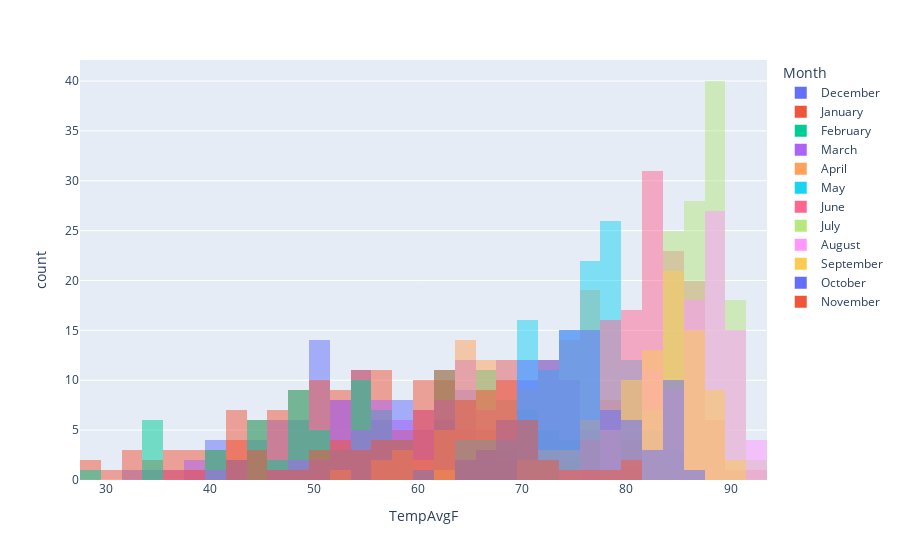

Write notebook code for a chart like this one.
### Markdown cell above
The previous plot stacks the histograms on top of each other. We can also display the individual distributions of each month by passing in the `barmode` parameter and setting it to `overlay`.

**Step 3.2** Create a histogram with the distribution of the `TempAvgF` in the `weather` dataset based on the month. Set the `barmode` parameter to `overlay`.<br>

### Code cell
#create a histogram with plotly express that shows the color for each subscription type
fig = px.histogram(data_frame=weather, x='TempAvgF', color='Month', barmode='overlay')
fig.show()

### Figure 1 — Plotly figure (JSON) as saved in the notebook; plotly's stock layout.template omitted (floating-point values rounded to 4 significant figures)
{"data": [{"alignmentgroup": "True", "bingroup": "x", "hovertemplate": "Month=December<br>TempAvgF=%{x}<br>count=%{y}<extra></extra>", "legendgroup": "December", "marker": {"color": "#636efa", "opacity": 0.5, "pattern": {"shape": ""}}, "name": "December", "offsetgroup": "December", "orientation": "v", "showlegend": true, "type": "histogram", "x": [60, 48, 45, 46, 50, 48, 53, 51, 50, 40, 46, 54, 45, 54, 62, 69, 62, 54, 58, 56, 57, 62, 65, 65, 68, 63, 55, 51, 55, 53, 52, 53, 67, 51, 46, 49, 64, 54, 40, 49, 43, 39, 53, 55, 52, 50, 51, 57, 57, 59, 62, 65, 66, 73, 60, 59, 64, 55, 54, 46, 51, 59, 65, 64, 67, 63, 61, 74, 55, 41, 43, 49, 46, 53, 58, 51, 51, 50, 51, 48, 44, 40, 44, 59, 57, 64, 50, 50, 59, 55, 32, 34, 47, 57, 59, 60, 72, 74, 77, 69, 73, 60, 52, 64], "xaxis": "x", "yaxis": "y"}, {"alignmentgroup": "True", "bingroup": "x", "hovertemplate": "Month=January<br>TempAvgF=%{x}<br>count=%{y}<extra></extra>", "legendgroup": "January", "marker": {"color": "#EF553B", "opacity": 0.5, "pattern": {"shape": ""}}, "name": "January", "offsetgroup": "January", "orientation": "v", "showlegend": true, "type": "histogram", "x": [54, 44, 43, 57, 47, 29, 35, 47, 62, 65, 62, 57, 57, 57, 52, 56, 54, 54, 59, 64, 51, 54, 42, 33, 48, 60, 47, 33, 38, 48, 68, 37, 41, 51, 43, 41, 54, 41, 30, 36, 34, 42, 43, 39, 39, 49, 51, 54, 59, 56, 61, 53, 47, 45, 50, 57, 60, 67, 62, 66, 53, 56, 46, 45, 52, 48, 46, 50, 61, 55, 48, 42, 45, 50, 52, 59, 59, 54, 45, 48, 56, 51, 54, 46, 44, 53, 66, 51, 48, 52, 57, 62, 72, 63, 64, 60, 42, 49, 29, 32, 37, 57, 69, 70, 74, 67, 52, 62, 64, 54, 52, 62, 62, 65, 62, 61, 67, 59, 50, 48, 50, 55, 63, 61], "xaxis": "x", "yaxis": "y"}, {"alignmentgroup": "True", "bingroup": "x", "hovertemplate": "Month=February<br>TempAvgF=%{x}<br>count=%{y}<extra></extra>", "legendgroup": "February", "marker": {"color": "#00cc96", "opacity": 0.5, "pattern": {"shape": ""}}, "name": "February", "offsetgroup": "February", "orientation": "v", "showlegend": true, "type": "histogram", "x": [66, 45, 40, 53, 40, 29, 34, 51, 59, 48, 35, 45, 51, 67, 59, 68, 70, 69, 73, 70, 57, 63, 74, 66, 62, 44, 45, 62, 59, 41, 42, 49, 45, 49, 55, 68, 68, 64, 65, 53, 55, 63, 63, 51, 45, 49, 54, 65, 67, 47, 34, 34, 49, 43, 34, 34, 66, 62, 49, 47, 48, 51, 50, 56, 57, 56, 68, 63, 64, 66, 62, 63, 63, 67, 73, 71, 68, 65, 54, 54, 54, 53, 58, 67, 70, 67, 55, 49, 49, 62, 73, 71, 69, 56, 65, 76, 73, 71, 57, 54, 55, 64, 74, 71, 64, 67, 69, 73, 67, 54, 57, 74, 75], "xaxis": "x", "yaxis": "y"}, {"alignmentgroup": "True", "bingroup": "x", "hovertemplate": "Month=March<br>TempAvgF=%{x}<br>count=%{y}<extra></extra>", "legendgroup": "March", "marker": {"color": "#ab63fa", "opacity": 0.5, "pattern": {"shape": ""}}, "name": "March", "offsetgroup": "March", "orientation": "v", "showlegend": true, "type": "histogram", "x": [68, 51, 36, 40, 46, 54, 53, 52, 49, 61, 70, 60, 52, 62, 68, 56, 55, 65, 62, 59, 67, 69, 54, 58, 57, 60, 72, 76, 64, 62, 73, 39, 42, 52, 52, 39, 42, 49, 51, 52, 57, 57, 63, 66, 66, 60, 65, 70, 71, 73, 64, 58, 68, 66, 71, 73, 62, 64, 66, 71, 72, 74, 70, 64, 73, 61, 68, 68, 70, 76, 65, 61, 65, 66, 71, 73, 80, 71, 73, 68, 55, 53, 52, 62, 74, 59, 57, 61, 65, 62, 64, 73, 76, 64, 58, 56, 57, 66, 76, 69, 68, 74, 73, 64, 55, 58, 57, 62, 69, 74, 75, 75, 75, 74, 76, 75, 72, 69, 75, 78, 78, 72, 68, 71], "xaxis": "x", "yaxis": "y"}, {"alignmentgroup": "True", "bingroup": "x", "hovertemplate": "Month=April<br>TempAvgF=%{x}<br>count=%{y}<extra></extra>", "legendgroup": "April", "marker": {"color": "#FFA15A", "opacity": 0.5, "pattern": {"shape": ""}}, "name": "April", "offsetgroup": "April", "orientation": "v", "showlegend": true, "type": "histogram", "x": [76, 76, 77, 64, 60, 57, 62, 64, 65, 72, 73, 75, 73, 58, 52, 57, 62, 69, 66, 68, 74, 75, 73, 78, 76, 77, 85, 80, 72, 66, 76, 76, 76, 63, 64, 75, 78, 74, 79, 65, 65, 75, 76, 67, 69, 74, 71, 66, 73, 64, 66, 74, 77, 77, 82, 78, 74, 59, 63, 67, 59, 60, 62, 68, 68, 69, 67, 68, 68, 72, 80, 68, 65, 66, 67, 70, 71, 69, 72, 71, 72, 72, 69, 71, 79, 79, 76, 75, 80, 76, 71, 67, 70, 75, 64, 64, 67, 69, 74, 76, 67, 70, 75, 75, 76, 77, 72, 72, 77, 79, 80, 65, 64, 65, 76, 77, 70, 83, 79, 65], "xaxis": "x", "yaxis": "y"}, {"alignmentgroup": "True", "bingroup": "x", "hovertemplate": "Month=May<br>TempAvgF=%{x}<br>count=%{y}<extra></extra>", "legendgroup": "May", "marker": {"color": "#19d3f3", "opacity": 0.5, "pattern": {"shape": ""}}, "name": "May", "offsetgroup": "May", "orientation": "v", "showlegend": true, "type": "histogram", "x": [65, 70, 76, 76, 76, 76, 79, 79, 76, 76, 83, 72, 61, 64, 65, 74, 73, 74, 76, 78, 80, 79, 78, 78, 80, 70, 68, 76, 78, 81, 82, 70, 71, 71, 75, 75, 79, 78, 76, 79, 82, 74, 67, 67, 78, 72, 77, 75, 81, 82, 81, 69, 70, 77, 73, 74, 78, 76, 78, 77, 79, 77, 72, 64, 67, 71, 74, 71, 73, 70, 77, 79, 76, 76, 79, 72, 67, 74, 74, 71, 69, 73, 77, 80, 78, 81, 82, 79, 71, 78, 79, 78, 75, 71, 77, 80, 70, 71, 73, 75, 74, 71, 77, 80, 76, 74, 78, 80, 78, 80, 84, 85, 75, 70, 69, 72, 72, 78, 84, 87, 80, 78, 78, 77], "xaxis": "x", "yaxis": "y"}, {"alignmentgroup": "True", "bingroup": "x", "hovertemplate": "Month=June<br>TempAvgF=%{x}<br>count=%{y}<extra></extra>", "legendgroup": "June", "marker": {"color": "#FF6692", "opacity": 0.5, "pattern": {"shape": ""}}, "name": "June", "offsetgroup": "June", "orientation": "v", "showlegend": true, "type": "histogram", "x": [80, 83, 83, 83, 83, 83, 83, 83, 77, 78, 80, 80, 79, 92, 83, 84, 84, 85, 84, 83, 84, 83, 78, 84, 80, 80, 83, 86, 86, 87, 76, 79, 78, 78, 80, 80, 81, 82, 84, 83, 84, 84, 85, 79, 82, 78, 81, 82, 78, 78, 79, 81, 84, 83, 83, 85, 83, 82, 84, 84, 78, 76, 75, 77, 78, 80, 81, 81, 82, 80, 85, 86, 85, 86, 87, 86, 87, 86, 86, 85, 86, 86, 85, 84, 83, 86, 86, 87, 84, 85, 78, 83, 82, 80, 78, 81, 83, 83, 82, 82, 83, 85, 87, 87, 88, 88, 89, 89, 84, 87, 86, 88, 91, 79, 83, 82, 81, 82, 87, 89], "xaxis": "x", "yaxis": "y"}, {"alignmentgroup": "True", "bingroup": "x", "hovertemplate": "Month=July<br>TempAvgF=%{x}<br>count=%{y}<extra></extra>", "legendgroup": "July", "marker": {"color": "#B6E880", "opacity": 0.5, "pattern": {"shape": ""}}, "name": "July", "offsetgroup": "July", "orientation": "v", "showlegend": true, "type": "histogram", "x": [86, 85, 84, 82, 82, 84, 85, 86, 85, 84, 83, 85, 87, 88, 83, 84, 82, 75, 78, 84, 87, 86, 86, 84, 86, 87, 87, 87, 87, 86, 87, 81, 81, 84, 84, 84, 84, 85, 85, 85, 84, 83, 84, 86, 86, 85, 85, 86, 88, 87, 86, 86, 87, 88, 88, 87, 87, 89, 89, 89, 88, 90, 85, 87, 88, 90, 89, 90, 89, 90, 89, 87, 90, 89, 91, 89, 90, 88, 88, 89, 89, 89, 89, 89, 90, 90, 89, 84, 83, 86, 85, 87, 88, 89, 89, 88, 90, 89, 89, 87, 88, 89, 88, 89, 89, 90, 89, 87, 84, 88, 88, 89, 90, 91, 90, 90, 89, 91, 91, 89, 91, 92, 93, 88], "xaxis": "x", "yaxis": "y"}, {"alignmentgroup": "True", "bingroup": "x", "hovertemplate": "Month=August<br>TempAvgF=%{x}<br>count=%{y}<extra></extra>", "legendgroup": "August", "marker": {"color": "#FF97FF", "opacity": 0.5, "pattern": {"shape": ""}}, "name": "August", "offsetgroup": "August", "orientation": "v", "showlegend": true, "type": "histogram", "x": [82, 79, 83, 83, 85, 88, 90, 89, 89, 89, 89, 87, 83, 84, 88, 91, 90, 90, 87, 90, 92, 91, 88, 89, 89, 89, 87, 88, 87, 85, 87, 86, 88, 87, 89, 90, 90, 89, 90, 89, 90, 90, 92, 91, 90, 89, 87, 86, 88, 89, 79, 82, 87, 89, 89, 89, 86, 86, 85, 83, 86, 86, 87, 87, 88, 88, 89, 89, 89, 89, 91, 92, 90, 92, 87, 78, 74, 77, 80, 81, 84, 78, 78, 83, 86, 85, 84, 84, 82, 83, 82, 83, 84], "xaxis": "x", "yaxis": "y"}, {"alignmentgroup": "True", "bingroup": "x", "hovertemplate": "Month=September<br>TempAvgF=%{x}<br>count=%{y}<extra></extra>", "legendgroup": "September", "marker": {"color": "#FECB52", "opacity": 0.5, "pattern": {"shape": ""}}, "name": "September", "offsetgroup": "September", "orientation": "v", "showlegend": true, "type": "histogram", "x": [90, 88, 88, 86, 87, 86, 82, 84, 86, 88, 89, 81, 63, 71, 79, 84, 83, 81, 80, 82, 81, 81, 76, 72, 73, 76, 74, 77, 78, 78, 84, 83, 84, 88, 90, 88, 88, 88, 84, 84, 84, 80, 77, 77, 84, 84, 86, 86, 85, 82, 84, 84, 81, 82, 84, 82, 81, 79, 81, 83, 86, 84, 83, 84, 84, 86, 87, 86, 86, 82, 81, 82, 84, 84, 83, 85, 85, 87, 88, 87, 86, 82, 85, 87, 79, 70, 74, 77, 75, 72], "xaxis": "x", "yaxis": "y"}, {"alignmentgroup": "True", "bingroup": "x", "hovertemplate": "Month=October<br>TempAvgF=%{x}<br>count=%{y}<extra></extra>", "legendgroup": "October", "marker": {"color": "#636efa", "opacity": 0.5, "pattern": {"shape": ""}}, "name": "October", "offsetgroup": "October", "orientation": "v", "showlegend": true, "type": "histogram", "x": [84, 84, 75, 70, 75, 81, 83, 82, 84, 84, 69, 69, 69, 66, 72, 72, 74, 76, 74, 73, 71, 72, 75, 73, 75, 74, 74, 75, 73, 73, 66, 82, 78, 72, 73, 76, 77, 77, 80, 80, 79, 80, 86, 79, 78, 79, 76, 75, 71, 70, 73, 79, 76, 76, 68, 61, 69, 71, 70, 66, 71, 71, 70, 72, 75, 81, 84, 84, 76, 74, 71, 68, 71, 76, 79, 77, 81, 85, 84, 84, 84, 74, 65, 64, 70, 77, 77, 76, 76, 74, 75, 76, 73], "xaxis": "x", "yaxis": "y"}, {"alignmentgroup": "True", "bingroup": "x", "hovertemplate": "Month=November<br>TempAvgF=%{x}<br>count=%{y}<extra></extra>", "legendgroup": "November", "marker": {"color": "#EF553B", "opacity": 0.5, "pattern": {"shape": ""}}, "name": "November", "offsetgroup": "November", "orientation": "v", "showlegend": true, "type": "histogram", "x": [58, 62, 68, 67, 57, 59, 60, 62, 61, 63, 54, 44, 36, 38, 44, 42, 42, 43, 51, 57, 68, 63, 67, 53, 53, 60, 53, 57, 65, 72, 67, 68, 69, 70, 79, 68, 60, 62, 63, 67, 77, 64, 61, 60, 62, 70, 61, 58, 63, 65, 54, 47, 48, 56, 68, 71, 58, 42, 45, 50, 81, 81, 74, 71, 68, 68, 66, 66, 63, 64, 65, 67, 65, 69, 73, 71, 70, 66, 52, 51, 61, 69, 62, 61, 61, 62, 66, 65, 64, 55], "xaxis": "x", "yaxis": "y"}], "layout": {"barmode": "overlay", "legend": {"title": {"text": "Month"}, "tracegroupgap": 0}, "margin": {"t": 60}, "xaxis": {"anchor": "y", "domain": [0, 1], "title": {"text": "TempAvgF"}}, "yaxis": {"anchor": "x", "domain": [0, 1], "title": {"text": "count"}}}}
